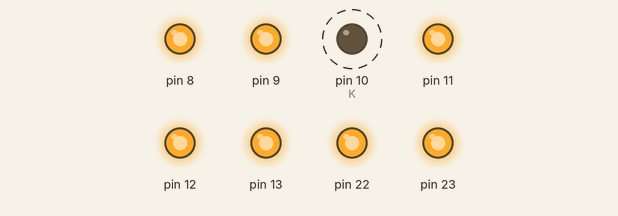
Bench run of a sketch on a simulated Arduino Uno, built with avr-gcc and run on an emulated ATmega328P. Shown: output pins drawn as LEDs (lit = HIGH). Dashed ring = blinking. What the sketch prints to the serial monitor is not drawn.

Above: at 0.5 s.
Timing chart, 0 to 4.6 s (numbered marks = the images above):
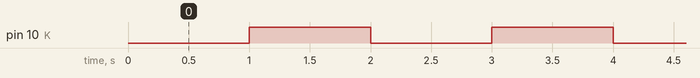

Measured:
- by itself, pin 10 (K): alternates HIGH for 1.0 s and LOW for 1.0 s

The sketch:

toggle_bit.ino
```cpp
/*
  Toggle Bit
  Toggles the state of a single pin repeatedly in a loop

  Tristan Hill - 04/08/2022

  The algorithm was taken from geeksforgeeks (https://www.geeksforgeeks.org/set-clear-and-toggle-a-given-bit-of-a-number-in-c/)

*/


// the setup function runs once when you press reset or power the board
void setup() {
  // initialize digital pin LED_BUILTIN as an output.
  DDRB = 0b11111111;
  PORTB= 0b11111111;
  Serial.begin(9600);
}

// the loop function runs over and over again forever
void loop() {

  int K=2; // bit to be toggled
  PORTB^=(1<<K);
  Serial.println(PORTB,BIN);

  delay(1000);                       // wait for a second
}
```
